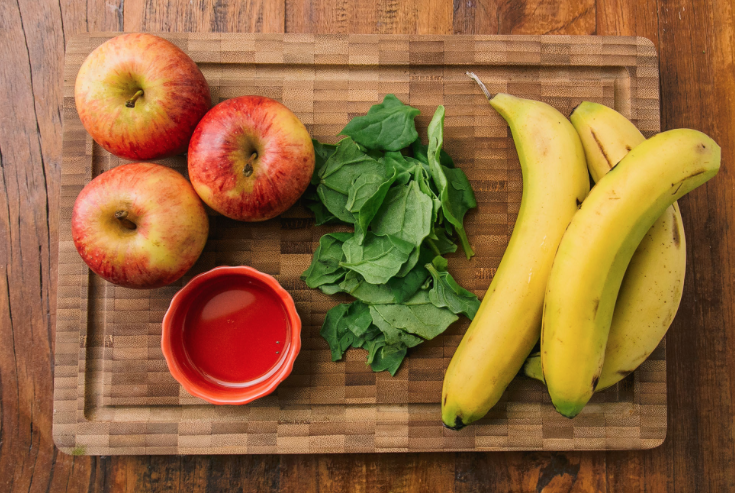
#> input picture cor/banana1.png, 735 x 493 px
$ python segmenta.py banana1.png
#> lines starting #> are read from the running program, lines starting #| are printed output that depends on the picture; after the words box and inside, x2 and y2 are one past the last pixel; in counts of white or black regions, pixels touching at a corner belong together
import argparse
import cv2
import numpy as np

def nothing(x):
    pass

parser = argparse.ArgumentParser(
    prog='segmenta',
    description='Usado para criar segmentações por cor manualmente.'
)

parser.add_argument('input_img', type=str, help='caminho da imagem de entrada.')
args = parser.parse_args()


# Load image
image = cv2.imread(args.input_img)
#> image is the input picture: shape (493, 735, 3); mean B, G, R 60.1, 105, 148

# Create a window
cv2.namedWindow('image')

# Create trackbars for color change
# Hue is from 0-179 for Opencv
cv2.createTrackbar('HMin', 'image', 0, 179, nothing)
#> slider 'HMin' is set to 35
cv2.createTrackbar('SMin', 'image', 0, 255, nothing)
#> slider 'SMin' is set to 51
cv2.createTrackbar('VMin', 'image', 0, 255, nothing)
#> slider 'VMin' is set to 51
cv2.createTrackbar('HMax', 'image', 0, 179, nothing)
#> slider 'HMax' is set to 179
cv2.createTrackbar('SMax', 'image', 0, 255, nothing)
#> slider 'SMax' is set to 255
cv2.createTrackbar('VMax', 'image', 0, 255, nothing)
#> slider 'VMax' is set to 255

# Set default value for Max HSV trackbars
cv2.setTrackbarPos('HMax', 'image', 179)
cv2.setTrackbarPos('SMax', 'image', 255)
cv2.setTrackbarPos('VMax', 'image', 255)

# Initialize HSV min/max values
hMin = sMin = vMin = hMax = sMax = vMax = 0
phMin = psMin = pvMin = phMax = psMax = pvMax = 0

while(1):
    # Get current positions of all trackbars
    hMin = cv2.getTrackbarPos('HMin', 'image')
    sMin = cv2.getTrackbarPos('SMin', 'image')
    vMin = cv2.getTrackbarPos('VMin', 'image')
    hMax = cv2.getTrackbarPos('HMax', 'image')
    sMax = cv2.getTrackbarPos('SMax', 'image')
    vMax = cv2.getTrackbarPos('VMax', 'image')

    # Set minimum and maximum HSV values to display
    lower = np.array([hMin, sMin, vMin])
    upper = np.array([hMax, sMax, vMax])

    # Convert to HSV format and color threshold
    hsv = cv2.cvtColor(image, cv2.COLOR_BGR2HSV)
#> hsv: shape (493, 735, 3); mean H, S, V 21.1, 157.2, 151
    mask = cv2.inRange(hsv, lower, upper)
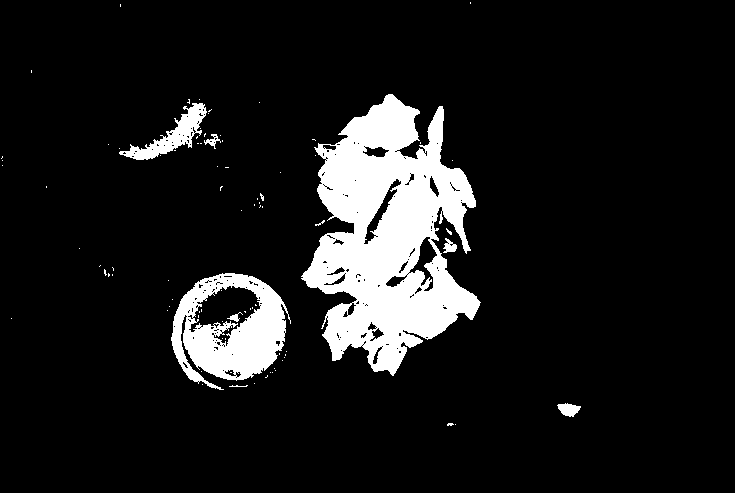
#> mask: shape (493, 735); 10.5% white; 86 white regions (77 under 20 px), largest, box (x1, y1, x2, y2) and area: (301, 94, 481, 376) 28191, (171, 273, 291, 390) 7548, (119, 103, 207, 160) 1524
    result = cv2.bitwise_and(image, image, mask=mask)
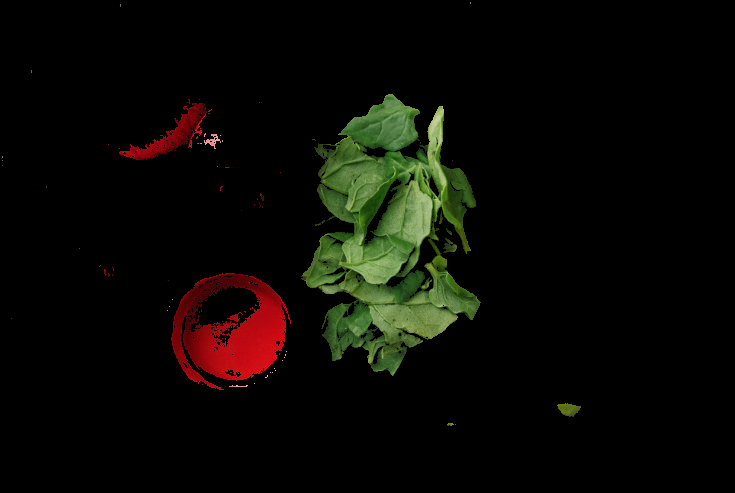
#> result: shape (493, 735, 3); mean B, G, R 4.5, 9.4, 10.3

    # [11 lines of commented-out code are left out]
    cv2.imshow('image', result)
    if cv2.waitKey(10) & 0xFF == ord('q'):
#> (key q is pressed here)
        break

cv2.destroyAllWindows()

$ run again, on cor/banana3.png
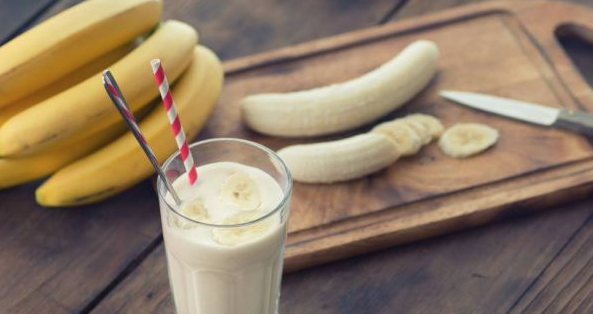
#> input picture cor/banana3.png, 593 x 314 px
#> image is the input picture: shape (314, 593, 3); mean B, G, R 100.9, 122.8, 143.4
#> hsv: shape (314, 593, 3); mean H, S, V 47.1, 76.2, 144.1
#> `mask = cv2.inRange(hsv, lower, upper)`:
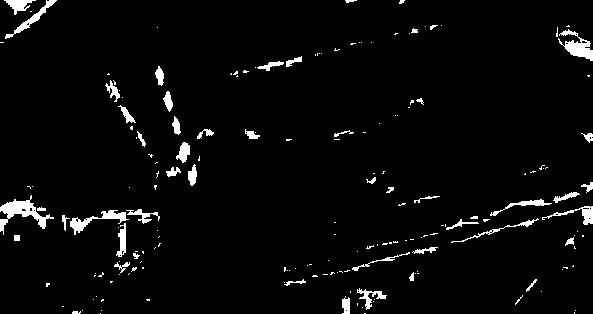
#> mask: shape (314, 593); 3.5% white; 182 white regions (132 under 20 px), largest, box (x1, y1, x2, y2) and area: (0, 195, 54, 235) 665, (558, 29, 593, 61) 473, (70, 210, 129, 235) 414
#> `result = cv2.bitwise_and(image, image, mask=mask)`:
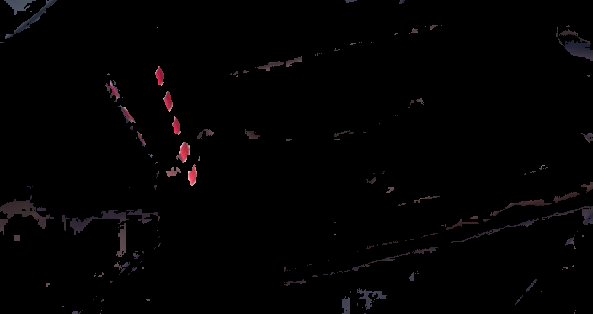
#> result: shape (314, 593, 3); mean B, G, R 2.3, 1.9, 2.7

$ run again, on cor/banana5.png
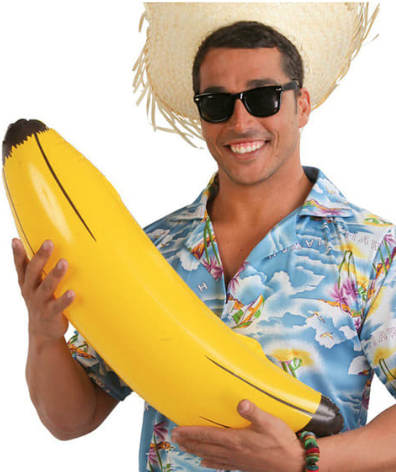
#> input picture cor/banana5.png, 396 x 472 px
#> image is the input picture: shape (472, 396, 3); mean B, G, R 147.1, 182.3, 202.8
#> hsv: shape (472, 396, 3); mean H, S, V 28.9, 88.2, 209.1
#> `mask = cv2.inRange(hsv, lower, upper)`:
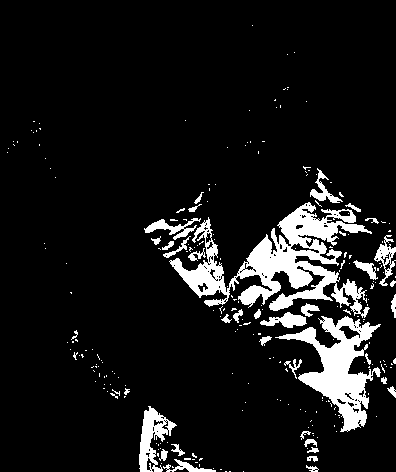
#> mask: shape (472, 396); 9.6% white; 247 white regions (210 under 20 px), largest, box (x1, y1, x2, y2) and area: (169, 202, 372, 318) 8186, (275, 316, 381, 432) 4367, (139, 406, 177, 472) 1100
#> `result = cv2.bitwise_and(image, image, mask=mask)`:
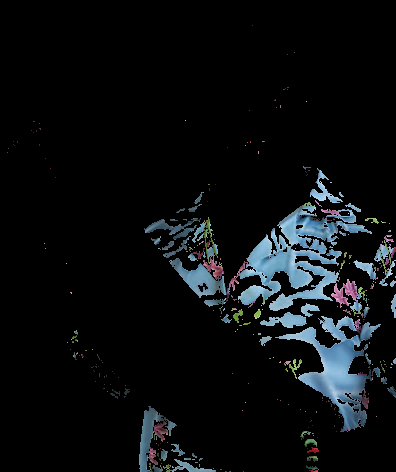
#> result: shape (472, 396, 3); mean B, G, R 15.8, 13.8, 11
